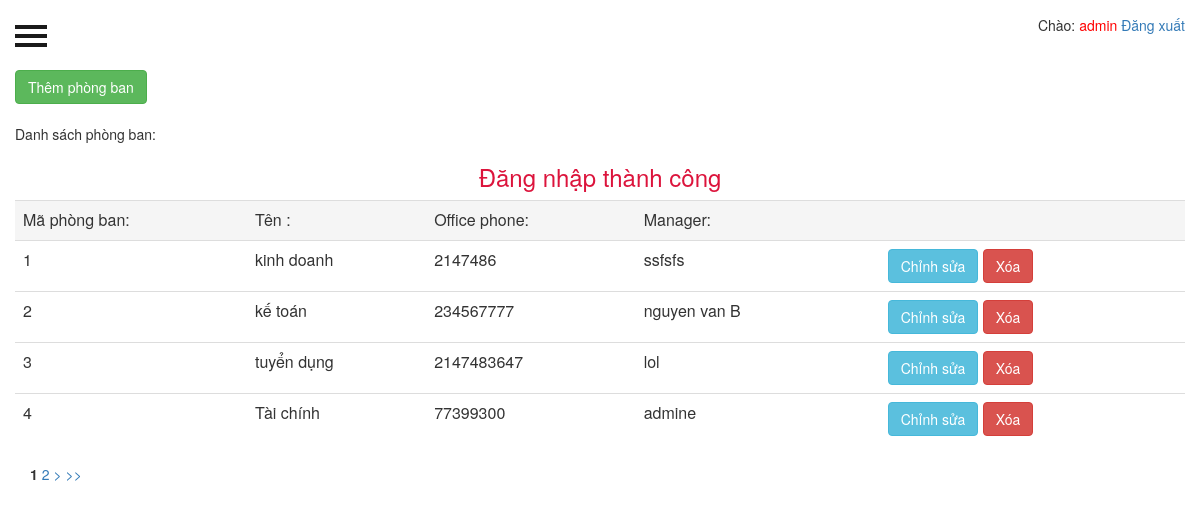
The app's page /admin/department.php (signed in), older data.
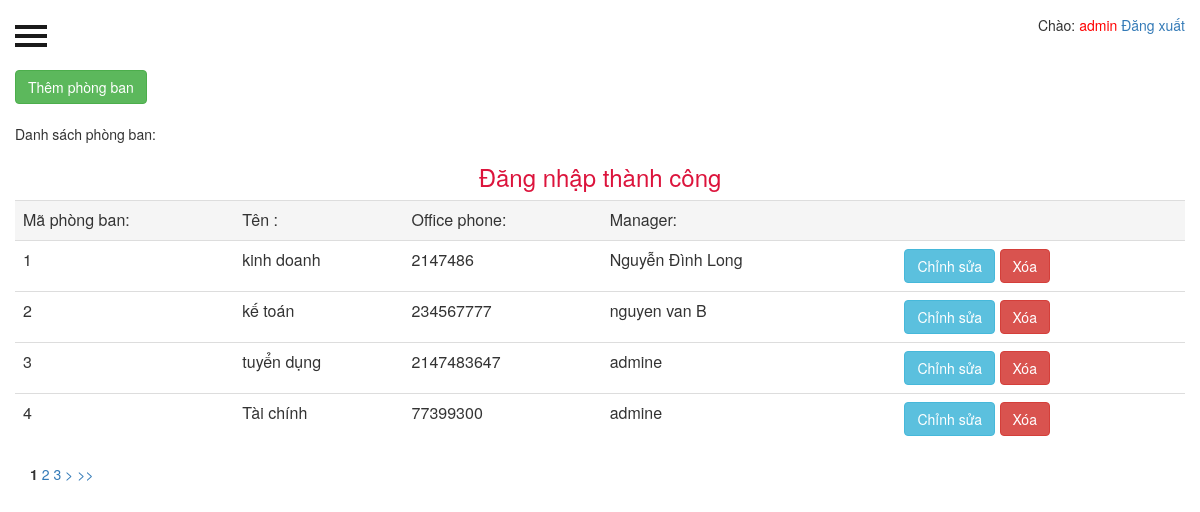
The same page, newer data.
### tables this page shows
CREATE TABLE `department` (
  `id` int(11) NOT NULL,
  `name` varchar(45) DEFAULT NULL,
  `office_phone` int(15) NOT NULL,
  `manager` varchar(45) NOT NULL
);

CREATE TABLE `employee` (
  `id` int(11) NOT NULL,
  `name` varchar(45) NOT NULL,
  `department` int(45) NOT NULL,
  `job_title` varchar(45) NOT NULL,
  `email` varchar(45) NOT NULL,
  `hinh` varchar(45) NOT NULL
);

### controllers/c_department.php (called while the page is built, shortened)
<?php
class C_department
{
    public function Show_department_full()
    {
        $msg = isset($_SESSION["msg"]) ? $_SESSION["msg"] : "";
        include("../controllers/Pager.php");
        include("../models/m_department.php");
        $m_department = new M_department();
        $department = $m_department->Read_department();
        $p = new pager();
        $limit = 4;
        $count = count($department);
        $vt = $p->findStart($limit);
        $pages = $p->findPages($count, $limit);
        $curpage = $_GET["page"];
        $lst = $p->pageList($curpage, $pages);
        $department = $m_department->Read_department($vt, $limit);
        include("../views/department/v_admin_department_full.php");
    }
}

### admin/department.php (called while the page is built)
<?php
require_once("xac_thuc.php");
include("../controllers/c_department.php");
$c_department = new C_department();
$c_department->Show_department_full();
?>

### models/database.php (called while the page is built, shortened)
<?php
class database{
	var $_dbh = '';
	var $_sql = '';
	public function database(){
		try{
			$this->_dbh = new PDO('mysql:host=localhost; dbname=ql_nhan_vien','root','');
			$this->_dbh->query('set names "utf8"');
		}
		catch(PDOException $ex)
		{
			die($ex->getMessage());
		}
	}
	public function setQuery($sql){
		$this->_sql = $sql;
	}
	public function execute($options=array()) {
		$this->_cursor = $this->_dbh->prepare($this->_sql);
		$this->_cursor->execute();
		return $this->_cursor;
	}
	public function loadAllRows($options=array()){
		if(!$options){
			if(!$result = $this->execute())
				return false;
		}
		else {
			if(!$result = $this->execute($options))
				return false;
		}
		return $result->fetchAll(PDO::FETCH_OBJ);
	}
	public function loadRow($options=array()){
		if(!$options) {
			if(!$result = $this->execute())
				return false;
		}
		else {
			if(!$result = $this->execute($options))
				return false;
		}
		return $result->fetch(PDO::FETCH_OBJ);
	}
}
?>

### models/m_department.php (called while the page is built, shortened)
<?php
require_once("database.php");
class M_department extends database
{
	public function Read_department($vt=-1, $limit=-1)
	{
		$sql="select * from department";
		if($vt >=0 && $limit>0)
		{
			$sql .=" limit $vt,$limit";
		}
		return $this->loadAllRows();
	}
}

### models/m_employee.php (called while the page is built, shortened)
<?php
require_once("database.php");
class M_employee extends database
{
    public function Get_name_by_id($id){
        $sql = "select * from employee where id='$id'";
        $employ= $this->loadRow();
        if(empty($employ->name)){
            $result="";
        }else{
            $result= $employ->name;
        }
        return $result;
    }
}
?>

### views/department/v_admin_department.php (the view, shortened to what this page needs)
<a href="add_department.php" class="btn btn-success">Thêm phòng ban</a><br><br>
Danh sách phòng ban:
<h3 align="center" style="color:red"><?php if (isset($msg)) {
        echo $msg;
    } ?> </h3>
<table class="table table-hover">
    <tr class="active">
        <td>Mã phòng ban:</td>
        <td>Tên :</td>
        <td>Office phone:</td>
        <td>Manager:</td>
        <td></td>
        <td></td>
    </tr>
    <?php
    $page = $_GET['page'];
    if ($page < 1) {
        $page = 1;
    } else if ($page > $pages) {
        $page = $pages;
    } else {
        include("../models/m_employee.php");
        $m_employ = new M_employee();
        foreach ($department as $phong) {
            echo "<tr><td>" . $phong->id . "</td>";
            echo "<td> " . $phong->name . "</td>";
            echo "<td> " . $phong->office_phone . "</td>";
            echo "<td> " .$m_employ->Get_name_by_id($phong->manager)."</td>";
            echo "<td><a href='chi_tiet_employee.php?id=" . $phong->manager . "' id='hienthi" . $phong->manager . "'></a></td>";
            echo "<td><a href='edit_department.php?id=" . $phong->id . "' class='btn btn-info'> Chỉnh sửa </a>
            <a href='javascript:void(0)' onclick='del_department(".$phong->id.")' class='btn btn-danger '> Xóa </a></td></tr>";
        }
    }
    if (substr_count($_SERVER['PHP_SELF'], '/ql_nhan_vien/admin/department_ajax.php') == 0) {
        echo "</table><div class='col-md-4'>" . $lst . "</div>";
    }
    ?>

### controllers/Pager.php (shortened to what this page needs)
<?php
class Pager
{
	public function findStart($limit)
	{
	   if((!isset($_GET['page'])) || ($_GET['page'] == "1"))
		{
			$start = 0;
		}
		else
		{
			$start = ($_GET['page']-1) * $limit;
		}
		return $start;
	}
	public function findPages($count, $limit)
	{
		$pages = (($count % $limit) == 0) ? $count/$limit:floor($count / $limit) + 1;
		return $pages;
	}
	public function pageList($curpage, $pages)
	{
		$page_list = "";
		for ($i = 1; $i<=$pages;$i++)
		{
			if($i == $curpage)
			{
				$page_list.="<b>".$i."</b>";
			}
			else
			{
			$page_list .="<a href=\"".$_SERVER['PHP_SELF']."?page=".$i."\" title=\"Trang ".$i."\">".$i."</a>";
			}
			$page_list .=" ";
		}
		if(($curpage+1) <= $pages)
		{
			$page_list .= "<a href=\"".$_SERVER['PHP_SELF']."?page=".($curpage+1)."\" title=\"Den trang sau\">></a> ";
		}
		if(($curpage != $pages) && ($pages != 0))
		{
			$page_list .= "<a href=\"".$_SERVER['PHP_SELF']."?page=".$pages."\" title=\"Trang cuoi\">>></a> ";
		}
		$page_list .="</td>\n";
	return $page_list;
	}
}
?>

Row changes from the older to the newer data that the page shows:
changed department "kinh doanh": manager.name "ssfsfs" → "Nguyễn Đình Long"
changed department "tuyển dụng": manager.name "lol" → "admine"
Text that changed along with them:
new list line: "3"
